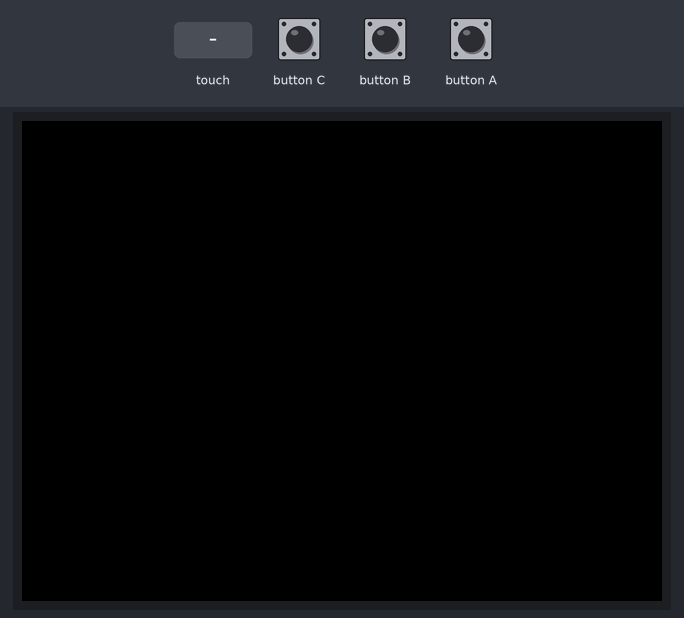
Recording of a sketch running on a simulated ESP32-S3. Parts: 320×240 colour display. The inputs (shaded band) are chosen by the test bench. Random numbers use the default seed unless the sketch sets one.

Above: at 1.3 s.
1.4 s: touch panel pressed at 13 % / 10 % of its raw x / y range
2.9 s: touch panel pressed at 38 % / 30 % of its raw x / y range
At 4.0 s:
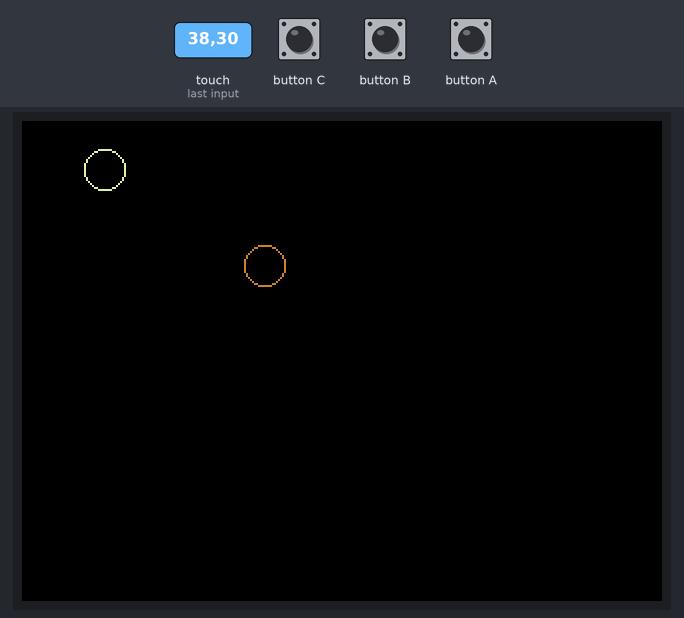
4.4 s: touch panel pressed at 62 % / 10 % of its raw x / y range
5.9 s: touch panel pressed at 13 % / 30 % of its raw x / y range
At 6.2 s:
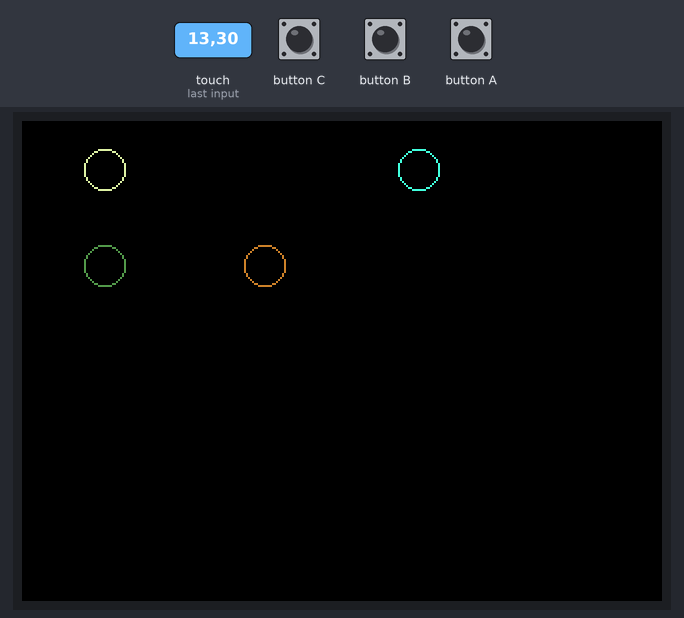
7.4 s: touch panel pressed at 38 % / 10 % of its raw x / y range
Timing chart, 0 to 9.9 s (numbered marks = the images above; inputs shaded):
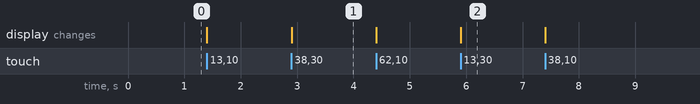

Measured:
- after the input at 2.9 s, the display: changes at once (image 1)
- after the input at 5.9 s, the display: changes at once (image 2)

The sketch:

TouchRandomCircle.ino
```cpp
// (licence header left out)
#include <M5CoreS3.h>

int16_t x_last = -1;
int16_t y_last = -1;

void setup()
{
  M5.begin();
}

void loop()
{
  M5.update();

  auto p = M5.Touch.getDetail();

  if((p.x != x_last) && (p.y != y_last))
  {
    x_last = p.x;
    y_last = p.y;
    M5.Lcd.drawCircle(p.x, p.y, 10, M5.Lcd.color565(random(), random(), random()));
  }
}
```
